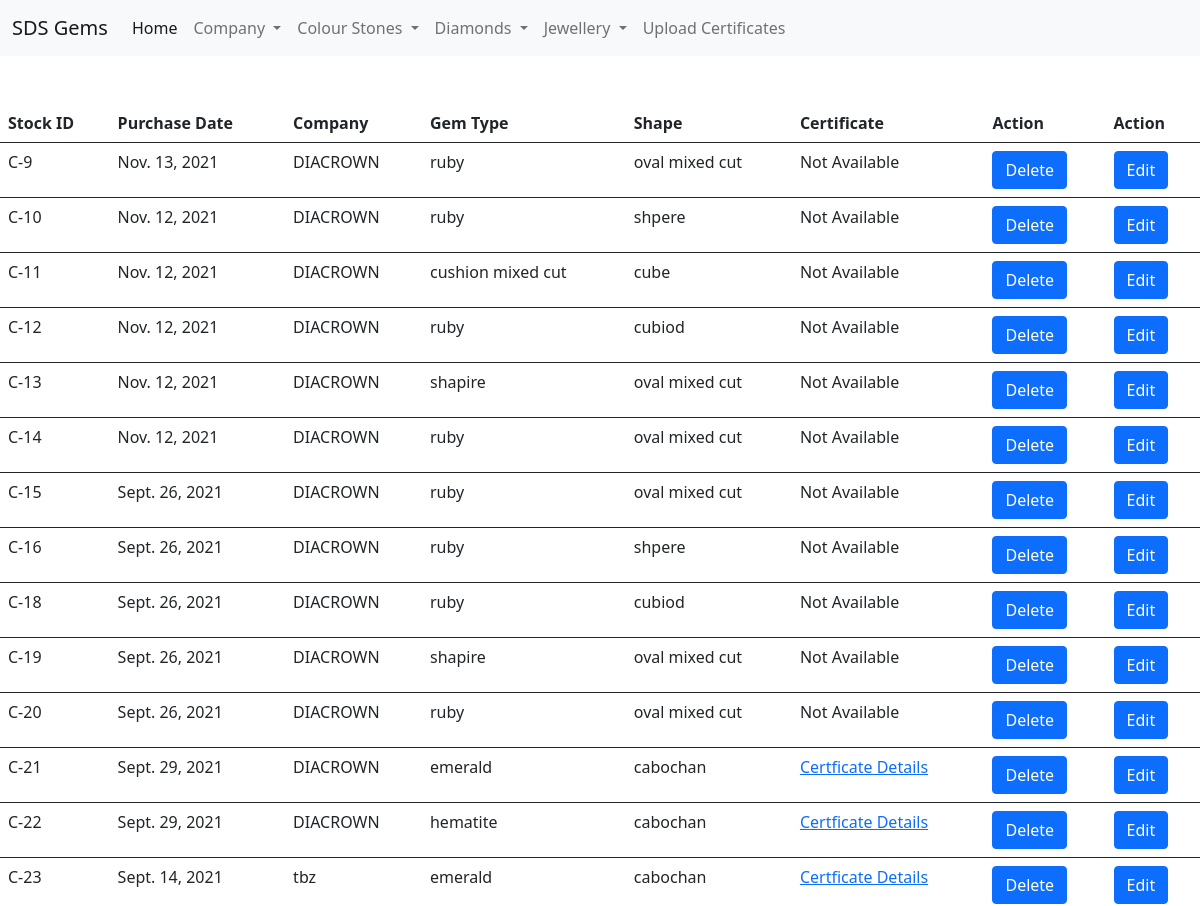
Page /showcs (signed in, upper part) on the earlier database version.
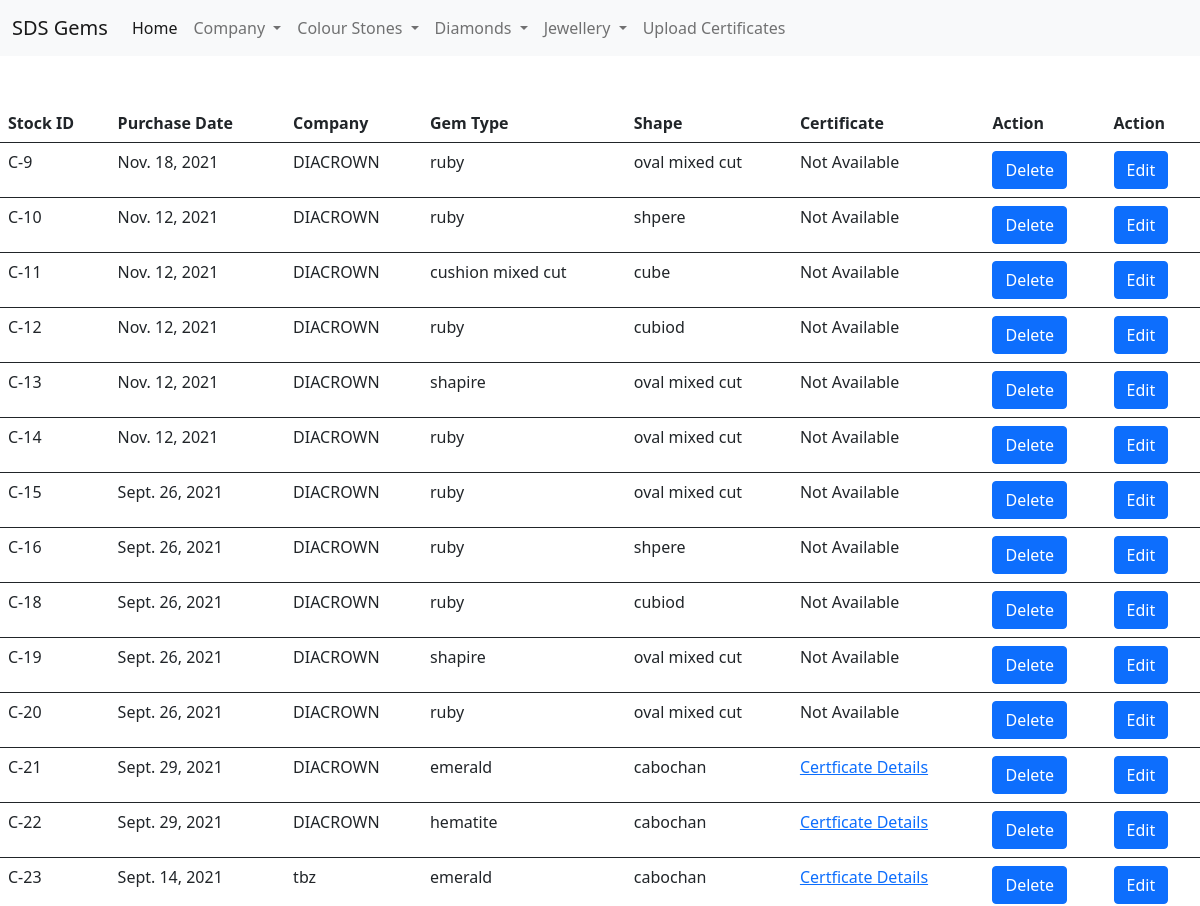
Same page on the later database version.
### firstapp/models.py (models this page shows, shortened)
class PurchaseOfColorStones(models.Model):
    date = models.DateField()
    company_name = models.ForeignKey('CompanyInfo', on_delete=PROTECT)
    location = models.ForeignKey('location', on_delete=models.PROTECT, null=True)
    shape = models.ForeignKey(
        'shape_cs', on_delete=models.PROTECT, blank=True)
    gem_type = models.ForeignKey(
        'gemtype', on_delete=models.PROTECT, blank=True)
    origin = models.ForeignKey(
        'Origin_cs', on_delete=models.PROTECT, blank=True)
    Treatment = models.ForeignKey(
        'Treatment_cs', on_delete=models.PROTECT, blank=True)
    Clarity = models.CharField(max_length=30,null=True,blank=True)
    certificate_no = models.ForeignKey(
        'cert_no_cs', on_delete=models.PROTECT, blank=True)
    cert = models.ForeignKey(
        'certificate', on_delete=models.PROTECT, null=True, blank=True)
    colour = models.CharField(max_length=30)
    measurements = models.CharField(max_length=30,blank=True,null=True)
    lab = models.ForeignKey('Lab_cs', on_delete=models.PROTECT, blank=True)
    PCS = models.IntegerField()
    Weight = models.FloatField(null=True)
    Price = models.FloatField()
    units = models.CharField(max_length=30,blank=True,null=True)
    amount = models.DecimalField(decimal_places=2, max_digits=9)
    discount = models.PositiveSmallIntegerField(blank=True, null=True)
    discount_amount = models.DecimalField(
        decimal_places=2, max_digits=9, blank=True, null=True)
    total_val = models.DecimalField(
        decimal_places=2, max_digits=9, blank=True, null=True)
    purchaseapv = models.BooleanField(default=False)
    currency = models.ForeignKey('currencies', on_delete=models.PROTECT)
    tag_price = models.FloatField()
    rate = models.FloatField(null=True,blank=True)
    comment = models.TextField(max_length=3000, blank=True, null=True, default="")

class companyinfo(models.Model):
    date = models.DateField(auto_now_add=True)
    company_name = models.CharField(max_length=100)
    contact = models.CharField(max_length=20)
    address = models.TextField()
    country = models.ForeignKey(countries, on_delete=models.PROTECT)
    mobile_no = models.CharField(max_length=20)
    tel_no = models.CharField(max_length=20, null=True)
    email = models.EmailField()
    website = models.EmailField(max_length=150)
    pan_no = models.CharField(max_length=20)
    GST_no = models.CharField(max_length=20)
    line_id = models.CharField(max_length=20)
    wechat_id = models.CharField(max_length=50)
    def __str__(self):
         return self.company_name

class gemtype(models.Model):
    gem = models.CharField(max_length=50)
    def __str__(self):
        return self.gem

class shape_cs(models.Model):
    shape = models.CharField(max_length=30)
    def __str__(self):
        return self.shape

### firstapp/views.py (the view)
# urls.py: path('showcs', views.showcs, name="showcs"),
@login_required
def showcs(request):
    cs_obj = PurchaseOfColorStones.objects.all()
    context = {
        "show_cs": cs_obj,
    }
    return render(request, "showcs.html", context=context)

### firstapp/templates/showcs.html (shortened to what this page needs)
{% extends 'index.html' %}
{% block content %}
  <table class="table">
    <thead class="thead-dark">
      <tr>
        <th scope="col">Stock ID</th>
        <th scope="col">Purchase Date</th>
        <th scope="col">Company</th>
        <th scope="col">Gem Type</th>
        <th scope="col">Shape</th>
        <th scope="col">Certificate</th>
        <th scope="col">Action</th>
        <th scope="col">Action</th>
      </tr>
    </thead>
  {% for obj in show_cs %}
    <tbody>
      <tr class="something">
        <td>C-{{obj.id}}</td>
        <td>{{obj.date}}</td>
        <td>{{obj.company_name}}</td>
        <td>{{obj.gem_type}}</td>
        <td>{{obj.shape}}</td>
        {% if obj.cert.file %}
        <td><a href="/media/{{ obj.cert.file }}"> Certficate Details</a></td>
        {% else %}
        <td> Not Available</td>
        {%endif%}
        <td><a class="btn btn-primary" href="{% url 'deleteid_cs' idno=obj.id %}" >Delete</a></td>
        <td><a class="btn btn-primary" href="{% url 'update_cs' ck=obj.id %}">Edit</a></td>
      </tr>
      </tbody>
      {%endfor%}
  </table>
  {% endblock content %}

Differences in the rows shown:
changed PurchaseOfColorStones id 9: date "Nov. 13, 2021" → "Nov. 18, 2021"
